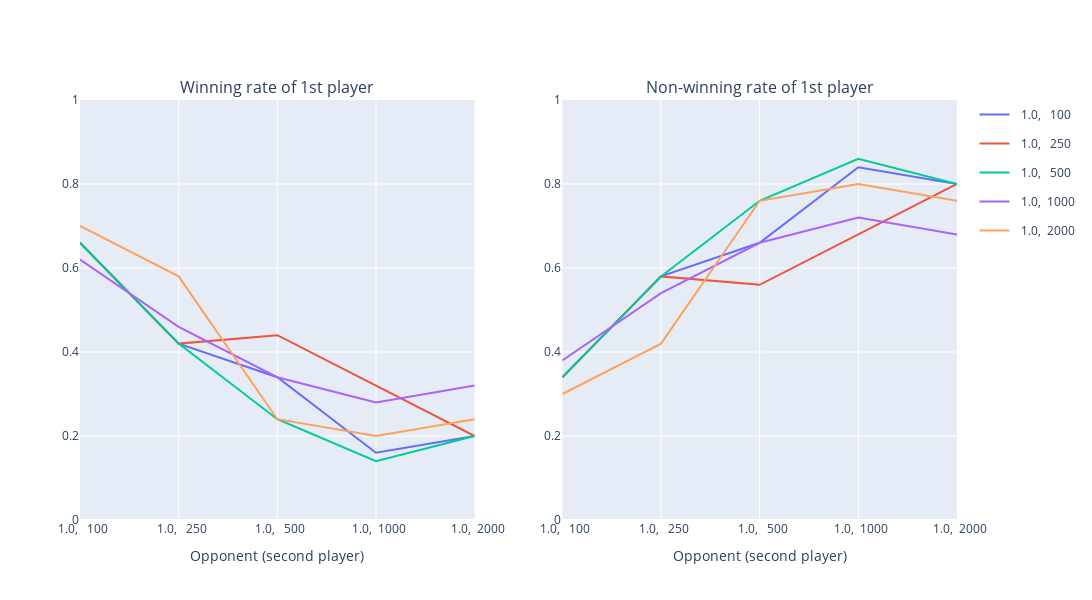

The notebook cell this image was saved under:
### Code cell
from plotly.colors import qualitative
fig = go.Figure()

fig = make_subplots(rows=1, cols=2, subplot_titles=["Winning rate of 1st player", "Non-winning rate of 1st player"])
line_color = ["blue", "green", "orange", "magenta", "pink"]

second_player = ["{c:5.1f}, {n_simulation:5d}".format(**g) for g in game_config]
for i in range(len(game_config)):
    fig.add_trace(
        go.Scatter(
            x = second_player,
            y = (result[i,:,1]) / n_round,
            mode="lines",
            marker_color=qualitative.Plotly[i],
            name="{c:5.1f}, {n_simulation:5d}".format(**game_config[i]),
            legendgroup=i,
        ),
        row=1, col=1
    )


    
    fig.add_trace(
        go.Scatter(
            x = second_player,
            y = (result[i,:,0] + result[i,:,2]) / n_round,
            mode="lines",
            marker_color=qualitative.Plotly[i],
            legendgroup=i,
            showlegend=False,
        ),
        row=1, col=2
    )

fig.update_layout(
    height=600,
    width=1200,
)
fig.update_xaxes(
    title_text="Opponent (second player)",
)
fig.update_yaxes(
    range=[0,1],
)
fig.show()

### Figure 1 — Plotly figure (JSON) as saved in the notebook; plotly's stock layout.template omitted (floating-point values rounded to 4 significant figures)
{"data": [{"legendgroup": "0", "marker": {"color": "#636EFA"}, "mode": "lines", "name": "  1.0,   100", "type": "scatter", "x": ["  1.0,   100", "  1.0,   250", "  1.0,   500", "  1.0,  1000", "  1.0,  2000"], "xaxis": "x", "y": [0.66, 0.42, 0.34, 0.16, 0.2], "yaxis": "y"}, {"legendgroup": "0", "marker": {"color": "#636EFA"}, "mode": "lines", "showlegend": false, "type": "scatter", "x": ["  1.0,   100", "  1.0,   250", "  1.0,   500", "  1.0,  1000", "  1.0,  2000"], "xaxis": "x2", "y": [0.34, 0.58, 0.66, 0.84, 0.8], "yaxis": "y2"}, {"legendgroup": "1", "marker": {"color": "#EF553B"}, "mode": "lines", "name": "  1.0,   250", "type": "scatter", "x": ["  1.0,   100", "  1.0,   250", "  1.0,   500", "  1.0,  1000", "  1.0,  2000"], "xaxis": "x", "y": [0.66, 0.42, 0.44, 0.32, 0.2], "yaxis": "y"}, {"legendgroup": "1", "marker": {"color": "#EF553B"}, "mode": "lines", "showlegend": false, "type": "scatter", "x": ["  1.0,   100", "  1.0,   250", "  1.0,   500", "  1.0,  1000", "  1.0,  2000"], "xaxis": "x2", "y": [0.34, 0.58, 0.56, 0.68, 0.8], "yaxis": "y2"}, {"legendgroup": "2", "marker": {"color": "#00CC96"}, "mode": "lines", "name": "  1.0,   500", "type": "scatter", "x": ["  1.0,   100", "  1.0,   250", "  1.0,   500", "  1.0,  1000", "  1.0,  2000"], "xaxis": "x", "y": [0.66, 0.42, 0.24, 0.14, 0.2], "yaxis": "y"}, {"legendgroup": "2", "marker": {"color": "#00CC96"}, "mode": "lines", "showlegend": false, "type": "scatter", "x": ["  1.0,   100", "  1.0,   250", "  1.0,   500", "  1.0,  1000", "  1.0,  2000"], "xaxis": "x2", "y": [0.34, 0.58, 0.76, 0.86, 0.8], "yaxis": "y2"}, {"legendgroup": "3", "marker": {"color": "#AB63FA"}, "mode": "lines", "name": "  1.0,  1000", "type": "scatter", "x": ["  1.0,   100", "  1.0,   250", "  1.0,   500", "  1.0,  1000", "  1.0,  2000"], "xaxis": "x", "y": [0.62, 0.46, 0.34, 0.28, 0.32], "yaxis": "y"}, {"legendgroup": "3", "marker": {"color": "#AB63FA"}, "mode": "lines", "showlegend": false, "type": "scatter", "x": ["  1.0,   100", "  1.0,   250", "  1.0,   500", "  1.0,  1000", "  1.0,  2000"], "xaxis": "x2", "y": [0.38, 0.54, 0.66, 0.72, 0.68], "yaxis": "y2"}, {"legendgroup": "4", "marker": {"color": "#FFA15A"}, "mode": "lines", "name": "  1.0,  2000", "type": "scatter", "x": ["  1.0,   100", "  1.0,   250", "  1.0,   500", "  1.0,  1000", "  1.0,  2000"], "xaxis": "x", "y": [0.7, 0.58, 0.24, 0.2, 0.24], "yaxis": "y"}, {"legendgroup": "4", "marker": {"color": "#FFA15A"}, "mode": "lines", "showlegend": false, "type": "scatter", "x": ["  1.0,   100", "  1.0,   250", "  1.0,   500", "  1.0,  1000", "  1.0,  2000"], "xaxis": "x2", "y": [0.3, 0.42, 0.76, 0.8, 0.76], "yaxis": "y2"}], "layout": {"annotations": [{"font": {"size": 16}, "showarrow": false, "text": "Winning rate of 1st player", "x": 0.225, "xanchor": "center", "xref": "paper", "y": 1, "yanchor": "bottom", "yref": "paper"}, {"font": {"size": 16}, "showarrow": false, "text": "Non-winning rate of 1st player", "x": 0.775, "xanchor": "center", "xref": "paper", "y": 1, "yanchor": "bottom", "yref": "paper"}], "height": 600, "width": 1200, "xaxis": {"anchor": "y", "domain": [0, 0.45], "title": {"text": "Opponent (second player)"}}, "xaxis2": {"anchor": "y2", "domain": [0.55, 1], "title": {"text": "Opponent (second player)"}}, "yaxis": {"anchor": "x", "domain": [0, 1], "range": [0, 1]}, "yaxis2": {"anchor": "x2", "domain": [0, 1], "range": [0, 1]}}}
